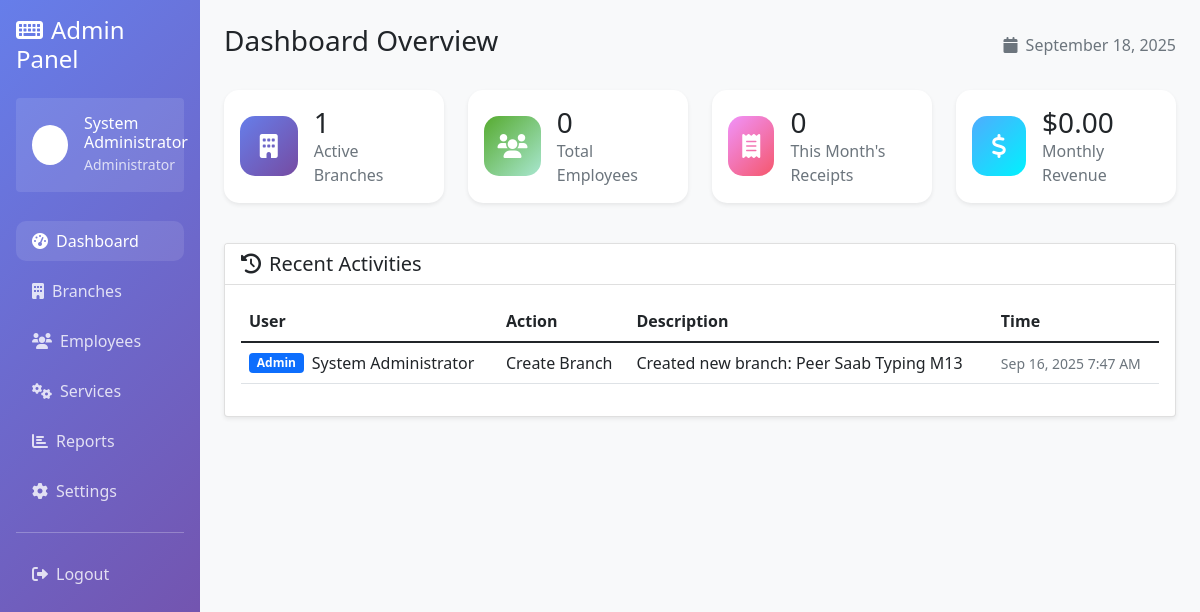
/admin/dashboard.php (signed in), run on an earlier commit of the app's database.
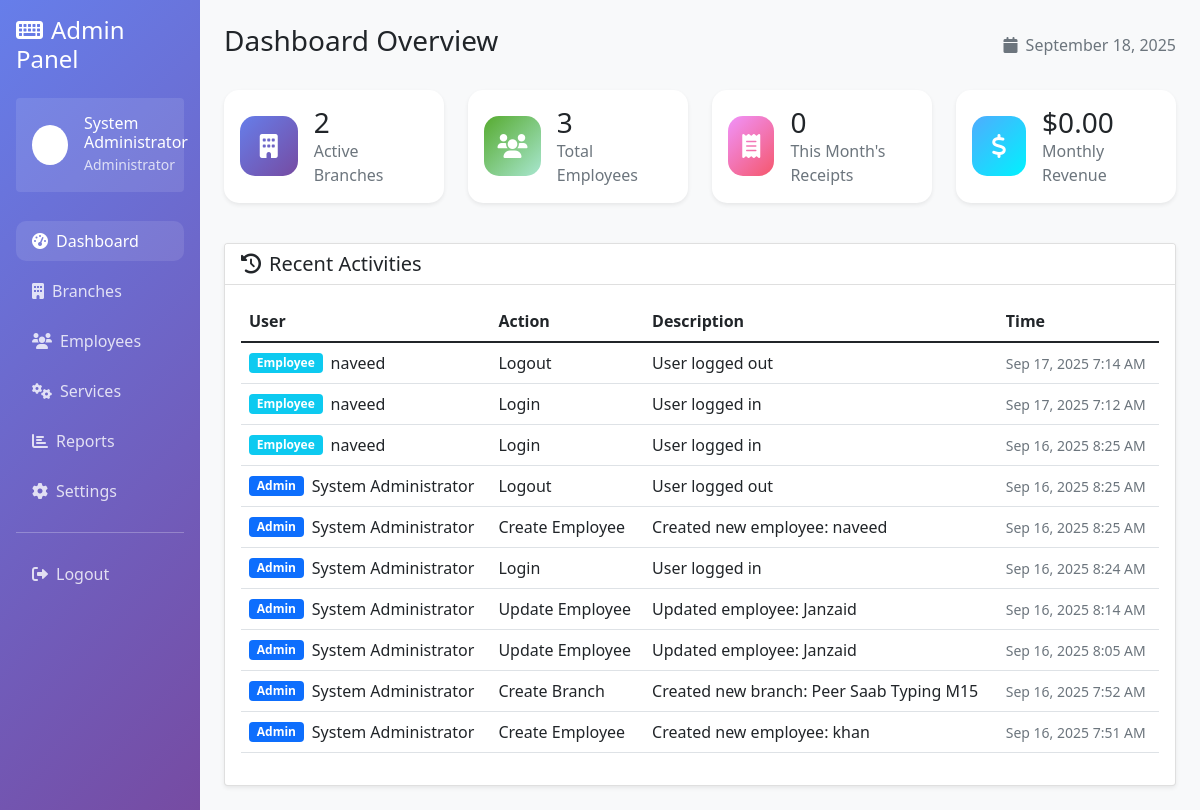
And on a later commit of the database.
### tables this page shows
CREATE TABLE activity_logs (
            id INTEGER PRIMARY KEY AUTOINCREMENT,
            user_type TEXT NOT NULL CHECK (user_type IN ('admin', 'branch', 'employee')),
            user_id INTEGER NOT NULL,
            action VARCHAR(100) NOT NULL,
            description TEXT,
            ip_address VARCHAR(45),
            created_at DATETIME DEFAULT CURRENT_TIMESTAMP
        );

### admin/dashboard.php (the view, shortened to what the changed rows need)
<?php
$database = new Database();
$db = $database->getConnection();
$stats = [];
$stmt = $db->query("SELECT COUNT(*) as count FROM branches WHERE status = 'active'");
$stats['branches'] = $stmt->fetch(PDO::FETCH_ASSOC)['count'];
$stmt = $db->query("SELECT COUNT(*) as count FROM employees WHERE status = 'active'");
$stats['employees'] = $stmt->fetch(PDO::FETCH_ASSOC)['count'];
$stmt = $db->query("SELECT COUNT(*) as count, COALESCE(SUM(total_amount), 0) as total FROM receipts WHERE strftime('%Y-%m', created_at) = strftime('%Y-%m', 'now')");
$monthly_data = $stmt->fetch(PDO::FETCH_ASSOC);
$stats['monthly_receipts'] = $monthly_data['count'];
$stats['monthly_revenue'] = $monthly_data['total'];
$stmt = $db->prepare("SELECT al.*,
    CASE
        WHEN al.user_type = 'admin' THEN a.full_name
        WHEN al.user_type = 'branch' THEN b.manager_full_name
        WHEN al.user_type = 'employee' THEN e.full_name
    END as user_name
    FROM activity_logs al
    LEFT JOIN admin a ON al.user_type = 'admin' AND al.user_id = a.id
    LEFT JOIN branches b ON al.user_type = 'branch' AND al.user_id = b.id
    LEFT JOIN employees e ON al.user_type = 'employee' AND al.user_id = e.id
    ORDER BY al.created_at DESC LIMIT 10");
$stmt->execute();
$recent_activities = $stmt->fetchAll(PDO::FETCH_ASSOC);
?>
<!DOCTYPE html>
<html lang="en">
<head>
    <link href="https://cdn.jsdelivr.net/npm/bootstrap@5.1.3/dist/css/bootstrap.min.css" rel="stylesheet">
    <link href="https://cdnjs.cloudflare.com/ajax/libs/font-awesome/6.0.0/css/all.min.css" rel="stylesheet">
</head>
<body>
    <div class="container-fluid">
        <div class="row">
            <div class="col-md-9 col-lg-10 p-4">
                <div class="d-flex justify-content-between align-items-center mb-4">
                    <h1 class="h3">Dashboard Overview</h1>
                </div>
                <div class="row mb-4">
                    <div class="col-md-3 mb-3">
                        <div class="card stat-card shadow-sm">
                            <div class="card-body d-flex align-items-center">
                                <div>
                                    <h3 class="mb-0"><?= $stats['branches'] ?></h3>
                                    <p class="text-muted mb-0">Active Branches</p>
                                </div>
                            </div>
                        </div>
                    </div>
                    <div class="col-md-3 mb-3">
                        <div class="card stat-card shadow-sm">
                            <div class="card-body d-flex align-items-center">
                                <div>
                                    <h3 class="mb-0"><?= $stats['employees'] ?></h3>
                                    <p class="text-muted mb-0">Total Employees</p>
                                </div>
                            </div>
                        </div>
                    </div>
                </div>
                <div class="row">
                    <div class="col-12">
                        <div class="card shadow-sm">
                            <div class="card-body">
                                <?php if (empty($recent_activities)): ?>
                                    <div class="text-center text-muted py-4">
                                        <i class="fas fa-inbox fa-3x mb-3"></i>
                                        <p>No recent activities found</p>
                                    </div>
                                <?php else: ?>
                                    <div class="table-responsive">
                                        <table class="table table-hover">
                                            <thead>
                                                <tr>
                                                    <th>User</th>
                                                    <th>Action</th>
                                                    <th>Description</th>
                                                    <th>Time</th>
                                                </tr>
                                            </thead>
                                            <tbody>
                                                <?php foreach ($recent_activities as $activity): ?>
                                                    <tr>
                                                        <td>
                                                            <div class="d-flex align-items-center">
                                                                <span class="badge bg-<?=
                                                                    $activity['user_type'] === 'admin' ? 'primary' :
                                                                    ($activity['user_type'] === 'branch' ? 'success' : 'info')
                                                                ?> me-2">
                                                                    <?= ucfirst($activity['user_type']) ?>
                                                                </span>
                                                                <?= htmlspecialchars($activity['user_name'] ?? 'Unknown') ?>
                                                            </div>
                                                        </td>
                                                        <td><?= htmlspecialchars($activity['action']) ?></td>
                                                        <td><?= htmlspecialchars($activity['description']) ?></td>
                                                        <td>
                                                            <small class="text-muted">
                                                                <?= date('M j, Y g:i A', strtotime($activity['created_at'])) ?>
                                                            </small>
                                                        </td>
                                                    </tr>
                                                <?php endforeach; ?>
                                            </tbody>
                                        </table>
                                    </div>
                                <?php endif; ?>
                            </div>
                        </div>
                    </div>
                </div>
            </div>
        </div>
    </div>
</body>
</html>

What changed in the data, as far as the page shows it:
no longer on this page (row unchanged): activity_logs: user_type "Admin", user_name "System Administrator", action "Create Branch", description "Created new branch: Peer Saab Typing M13", created_at "Sep 16, 2025 7:47 AM"
added activity_logs: user_type "Employee", user_name "naveed", action "Logout", description "User logged out", created_at "Sep 17, 2025 7:14 AM"
added activity_logs: user_type "Employee", user_name "naveed", action "Login", description "User logged in", created_at "Sep 17, 2025 7:12 AM"
added activity_logs: user_type "Employee", user_name "naveed", action "Login", description "User logged in", created_at "Sep 16, 2025 8:25 AM"
added activity_logs: user_type "Admin", user_name "System Administrator", action "Logout", description "User logged out", created_at "Sep 16, 2025 8:25 AM"
added activity_logs: user_type "Admin", user_name "System Administrator", action "Create Employee", description "Created new employee: naveed", created_at "Sep 16, 2025 8:25 AM"
added activity_logs: user_type "Admin", user_name "System Administrator", action "Login", description "User logged in", created_at "Sep 16, 2025 8:24 AM"
added activity_logs: user_type "Admin", user_name "System Administrator", action "Update Employee", description "Updated employee: Janzaid", created_at "Sep 16, 2025 8:14 AM"
added activity_logs: user_type "Admin", user_name "System Administrator", action "Update Employee", description "Updated employee: Janzaid", created_at "Sep 16, 2025 8:05 AM"
added activity_logs: user_type "Admin", user_name "System Administrator", action "Create Branch", description "Created new branch: Peer Saab Typing M15", created_at "Sep 16, 2025 7:52 AM"
added activity_logs: user_type "Admin", user_name "System Administrator", action "Create Employee", description "Created new employee: khan", created_at "Sep 16, 2025 7:51 AM"
Also different on the page:
$stats['branches']: "1" → "2"
$stats['employees']: "0" → "3"
